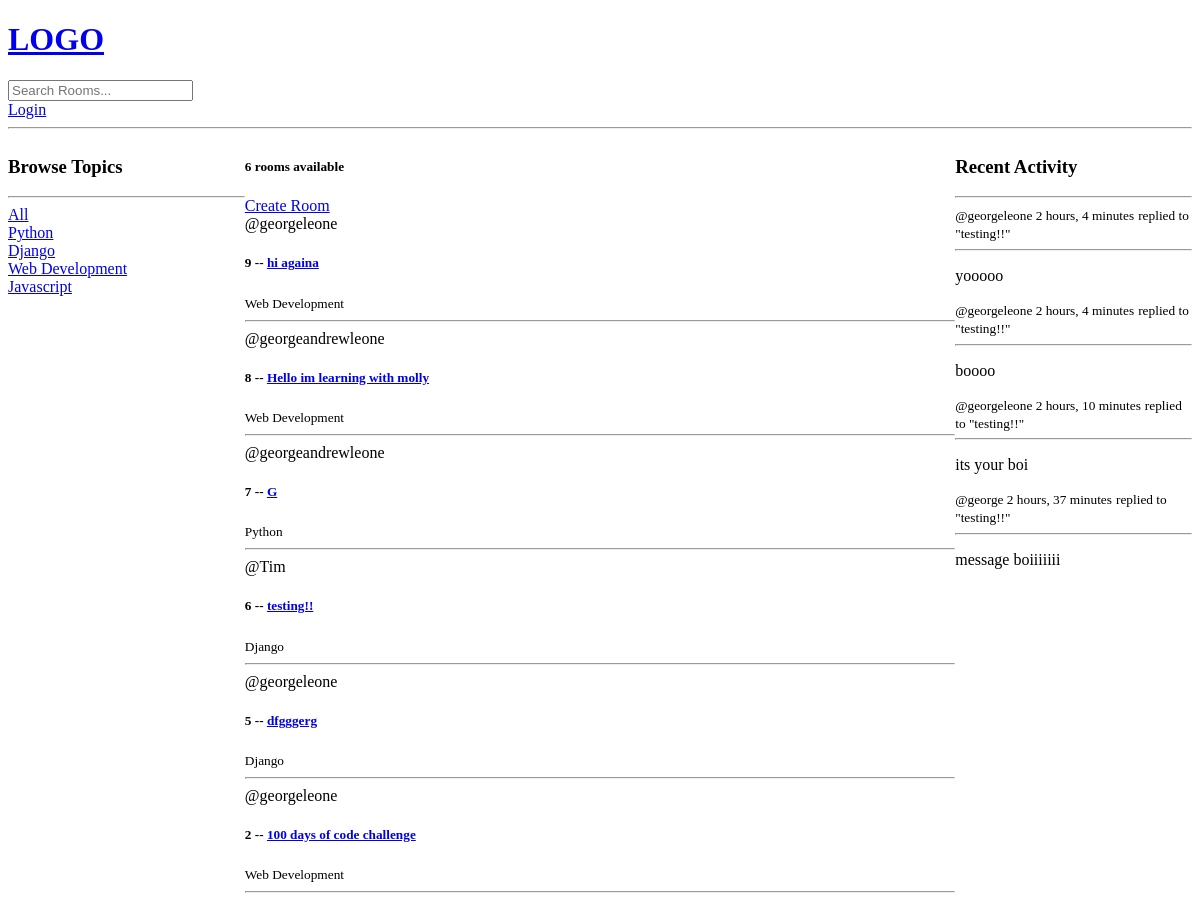
The app's page /, older data.
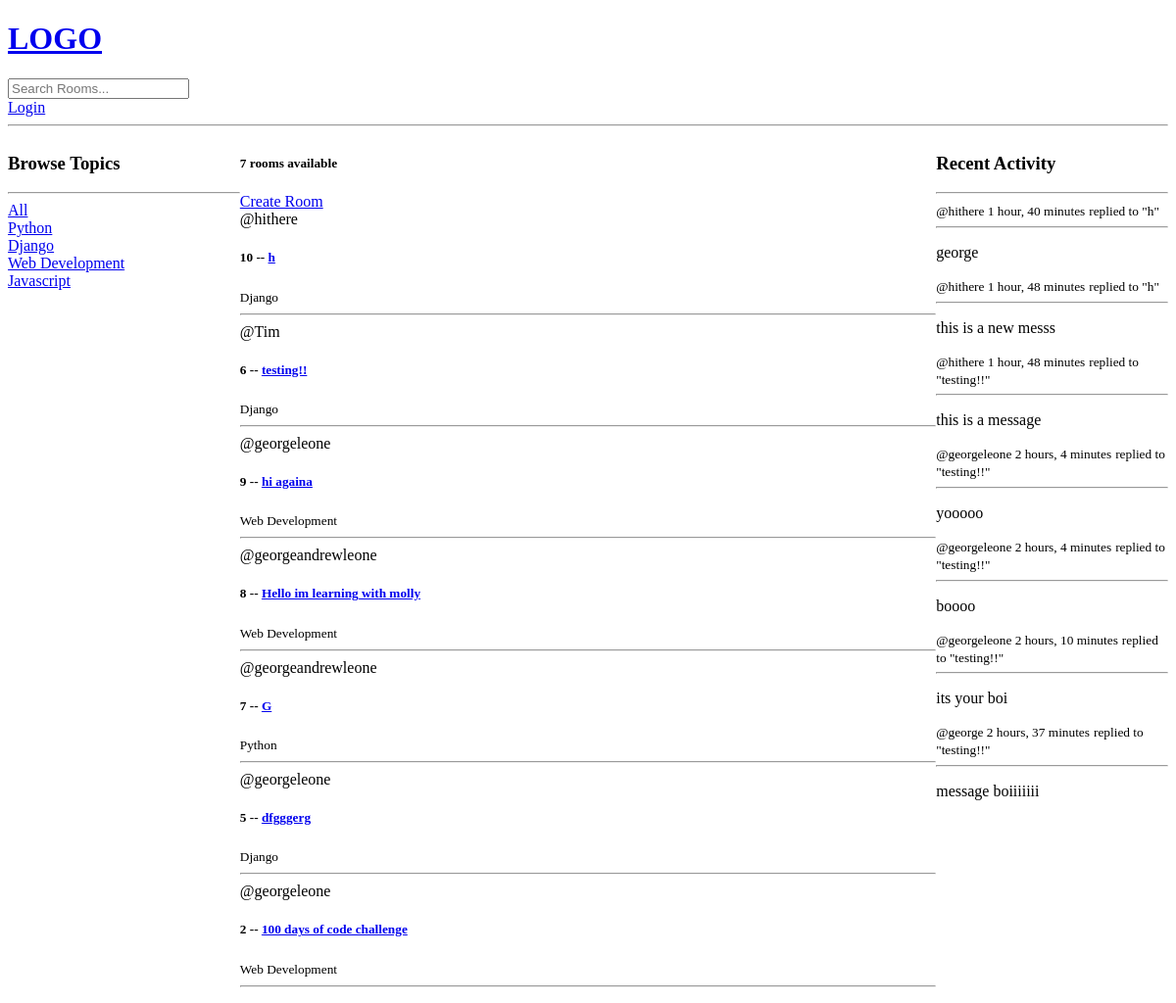
The same page, newer data.
### base/models.py (models this page shows)
class Topic(models.Model):
    name = models.CharField(max_length=200)
    def __str__(self):
        return self.name

class Room(models.Model):
    host = models.ForeignKey(User, on_delete=models.SET_NULL, null=True)
    topic = models.ForeignKey(Topic, on_delete=models.SET_NULL, null=True)
    name = models.CharField(max_length=200) #max length is required for charfield
    description = models.TextField(null=True, blank=True) #setting null to true means that it can be blank
    participants = models.ManyToManyField(User, related_name='participants', blank=True)
    updated = models.DateTimeField(auto_now=True) #every time that the save method is called were taking a time stamps
    created = models.DateTimeField(auto_now_add=True) #auto now add only takes a timestamp when we first save or create this instance
    class Meta:
        ordering = ['-updated', '-created']
    def __str__(self):
        return self.name

class Message(models.Model):
    user = models.ForeignKey(User, on_delete=models.CASCADE)
    room = models.ForeignKey(Room, on_delete=models.CASCADE) #this is what establishes the one to many relationship between the room and it's messages.
    body = models.TextField() #sets the body as a basic text field
    updated = models.DateTimeField(auto_now=True) #every time that the save method is called were taking a time stamps
    created = models.DateTimeField(auto_now_add=True) #auto now add only takes a timestamp when we first save or create this instance
    class Meta:
        ordering = ['-updated', '-created']
    def __str__(self):
        return self.body[0:50] #we only want the first 50 characters on the preview

### base/views.py (the view)
# urls.py: path('', views.home, name="home"),
def home(request):
    q = request.GET.get('q') if request.GET.get('q') != None else '' #this is an inline if check that ssets query parameter q
    rooms = Room.objects.filter(
        Q(topic__name__icontains=q) | #checking the query here to make sure that q has EITHEr of these qualities
        Q(name__icontains=q) |
        Q(description__icontains=q)
    ) #in other words, does the topic, name, or description contain the value of the search?
    topics = Topic.objects.all()
    room_count = rooms.count()
    room_messages = Message.objects.filter(Q(room__topic__name__icontains=q)) #this is where we would filter out only messages and accounts that we follow
    context = {'rooms':rooms, 'topics':topics,
    'room_count':room_count, 'room_messages':room_messages}
    return render(request, 'base/home.html', context)

### base/templates/base/home.html (shortened to what this page needs)
{% extends 'main.html' %}
{% block content %}
<div class="home-container">
    <div>
        {% include 'base/topics_component.html' %}
    </div>
    <div>
        <h5>{{rooms.count}} rooms available </h5>
        <a href="{% url 'create-room' %}">Create Room</a>
        {% include 'base/feed_component.html' %}
    </div>
    </div>
    <div>
        {% include 'base/activity_component.html' %}
    </div>
</div>
{% endblock content %}

### base/templates/base/topics_component.html
<div>
    <h3>Browse Topics</h3>
    <hr>
    <div>
        <a href="{% url 'home' %}"> All </a>
    </div>
    {% for topic in topics %}
    <div>
        <a href="{% url 'home' %}?q={{topic.name}}">{{topic.name}}</a>
    </div>
    {% endfor %}
</div>

### base/templates/base/feed_component.html (shortened to what this page needs)
<div>
    <div>
        {% for room in rooms %}
            <div>
                <span>@{{room.host.username}}</span>
                <h5>{{room.id}} -- <a href="{% url 'room' room.id%}">{{room.name}}</a></h5>
                <small>{{room.topic}}</small>
                <hr>
            </div>
        {% endfor %}
</div>

### base/templates/base/activity_component.html (shortened to what this page needs)
<div>
    <h3>Recent Activity</h3>
        <hr>
        {% for message in room_messages %}
            <div>
                <small>@{{message.user}} {{message.created|timesince}}</small>
                <small>replied to "{{message.room}}"</small>
                <small>
                    <hr>
                </small>
                <p>{{message}}</p>
            </div>
        {% endfor %}
</div>

Row changes from the older to the newer data that the page shows:
added Room: host.username "hithere", id "10", name "h", topic "Django"
changed Room "testing!!": moves up the list
added Message: user "hithere", created "1 hour, 40 minutes", room "h", body "george"
added Message: user "hithere", created "1 hour, 48 minutes", room "h", body "this is a new messs"
added Message: user "hithere", created "1 hour, 48 minutes", room "testing!!", body "this is a message"
Text that changed along with them:
{{ rooms.count }}: "6" → "7"
